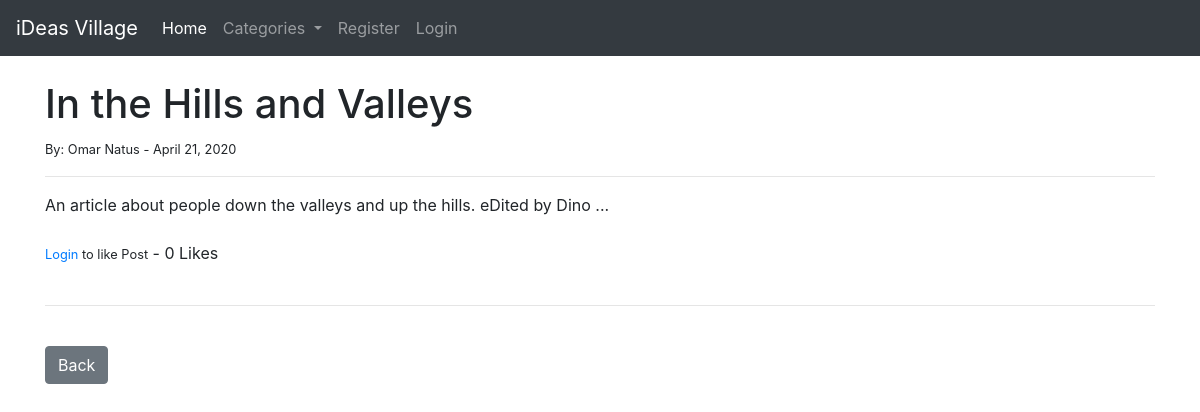
The app's page /article/2 with its own data.
### blog/models.py (models this page shows, shortened)
class Post(models.Model):
    title = models.CharField(max_length=255)
    header_image = models.ImageField(null=True, blank=True, upload_to='img/')
    title_tag = models.CharField(max_length=255)
    author = models.ForeignKey(User, on_delete=models.CASCADE)
    body = RichTextField(blank=True, null=True)
    post_date = models.DateField(auto_now_add=True)
    category = models.CharField(max_length=255, default='coding')
    snippet = models.CharField(max_length=255)
    likes = models.ManyToManyField(User, related_name='blog_posts')
    def total_likes(self):
        return self.likes.count()

### blog/views.py (the view)
# urls.py: path('article/<int:pk>', ArticleDetailView.as_view(), name='article_detail'),
class ArticleDetailView(DetailView):
    model = Post
    template_name = 'article_detail.html'
    def get_context_data(self, *args, **kwargs):
        cat_menu = Category.objects.all()
        context = super(ArticleDetailView, self).get_context_data(*args, **kwargs)
        post = get_object_or_404(Post, id=self.kwargs['pk'])
        total_likes = post.total_likes()
        liked = False
        if post.likes.filter(id=self.request.user.id).exists():
            liked = True
        context['cat_menu'] = cat_menu
        context['total_likes'] = total_likes
        context['liked'] = liked
        return context

### blog/models.py (called while the page is built)
    def __str__(self):
        return self.name

### blog/templates/article_detail.html (shortened to what this page needs)
{% extends 'base.html' %}
{% block content %}
    <h1>{{ post.title }}</h1>
        <small>By: {{ post.author.first_name }}
            {{ post.author.last_name }} -
            {{ post.post_date }}
        </small>
    <hr>
    {{ post.body|safe }}
    <br> <br>
    <form action="{% url 'like_post' post.pk %}" method="POST">
    {% if user.is_authenticated %}
        {% if liked %}
            <button type="submit" class="btn btn-danger btn-sm"
                    name="post_id" value="{{ post.id }}">Unlike</button>
        {% else %}
            <button type="submit" class="btn btn-primary btn-sm"
                    name="post_id" value="{{ post.id }}">Like</button>
        {% endif %}
    {% else %}
        <small><a href="{% url 'login' %}">Login</a> to like Post</small>
    {% endif %}
        - {{ total_likes }} Likes
    </form>
    <br>
    <hr>
    <br>
    <a href="{% url 'home' %}" class="btn btn-secondary">Back</a>
{% endblock %}

### records on screen
Post: title "In the Hills and Valleys", author.first_name "Omar", author.last_name "Natus", post_date "April 21, 2020", body "An article about people down the valleys and up the hills. eDited by Dino ..."

### other values on screen
{{ total_likes }} "0"
